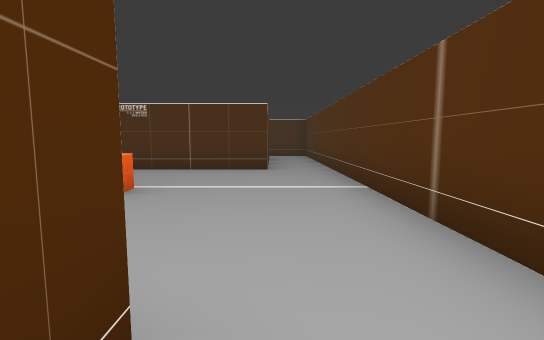
view 1 (above)

24 first-person views from a walk through a scene from a Unity 3-D project. The camera is 1.4 m above the floor, tilts 6° down and sees 85° across. The floor is counted in squares, 2 m on a side. Each view is taken from the middle of a square. On the plan, view 1 faces up. The plan holds only what a view shows up to about 10 squares ahead; the rest is blank. The place goes on beyond the plan. The player character is not drawn. Some animated figures are not drawn.

view 2
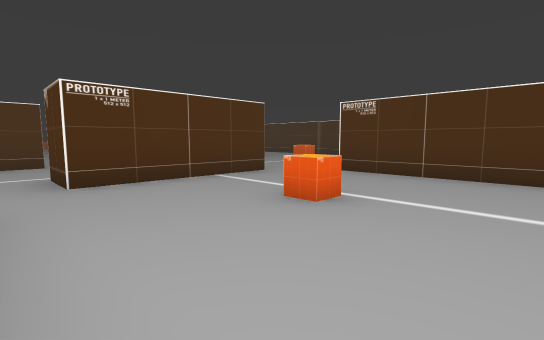

view 3
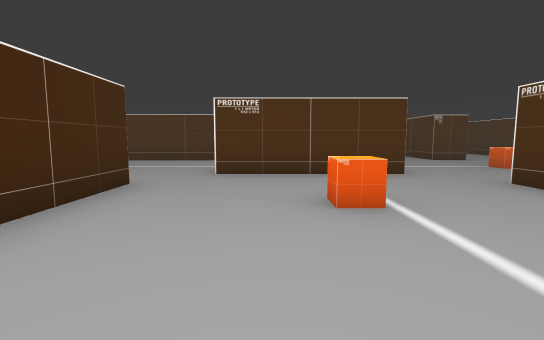

view 4
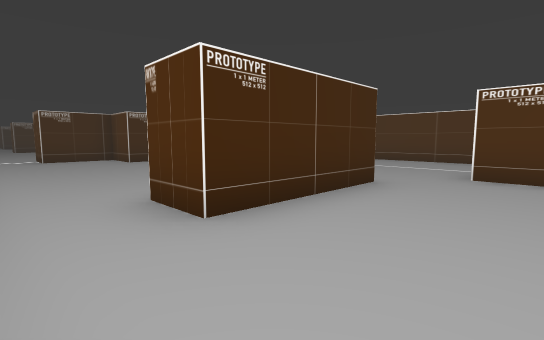

view 5
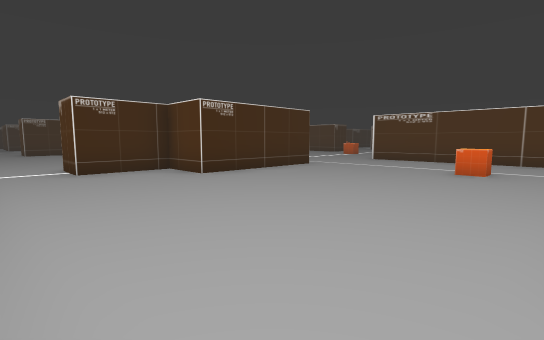

view 6
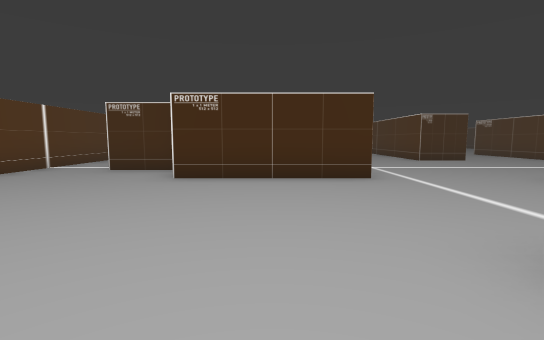

view 7
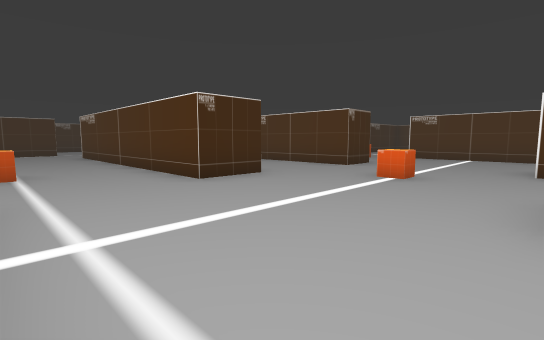

view 8
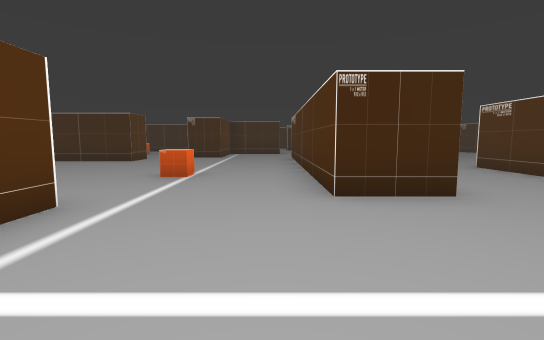

view 9
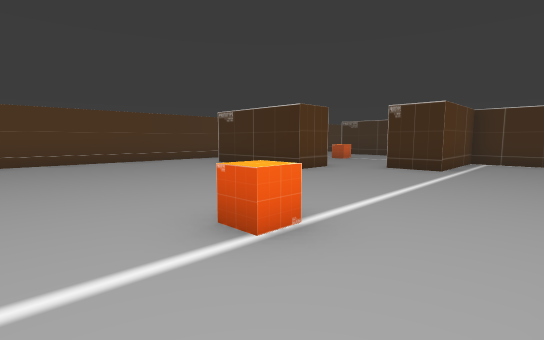

view 10
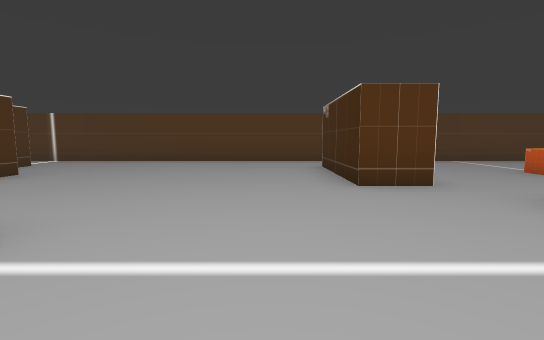

view 11
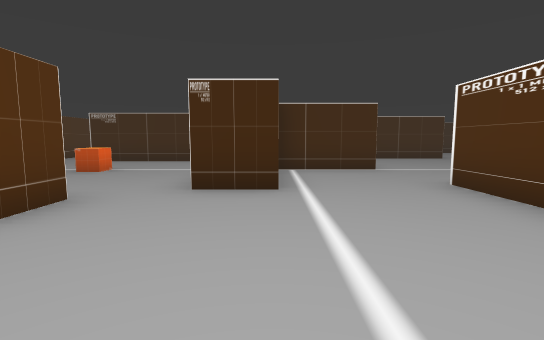

view 12
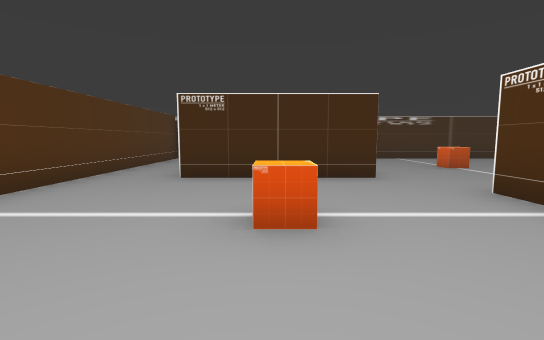

view 13
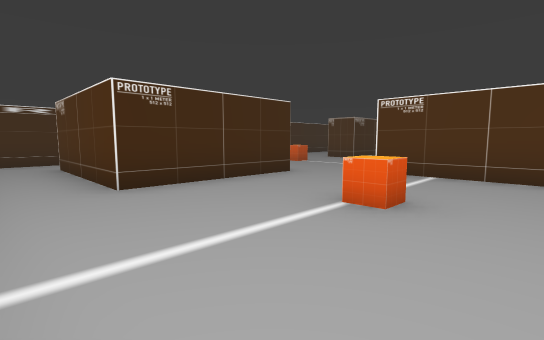

view 14
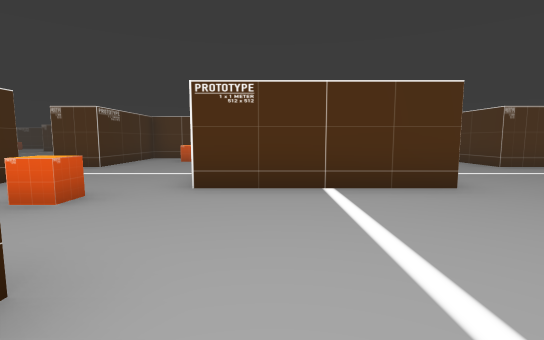

view 15
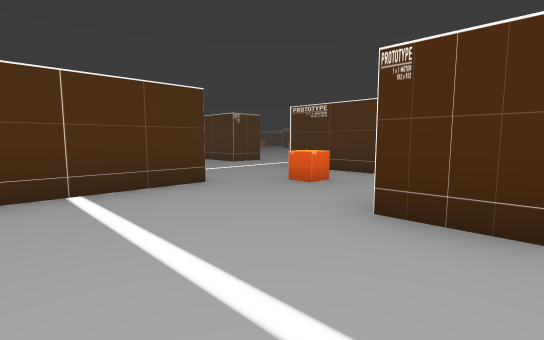

view 16
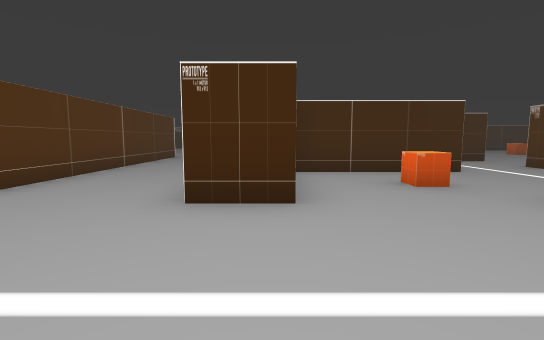

view 17
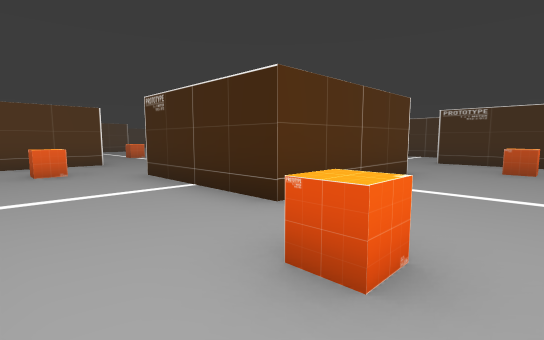

view 18
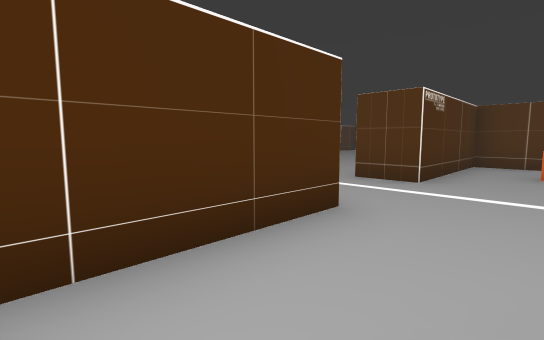

view 19
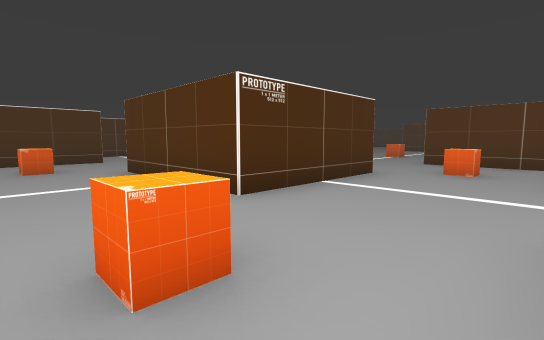

view 20
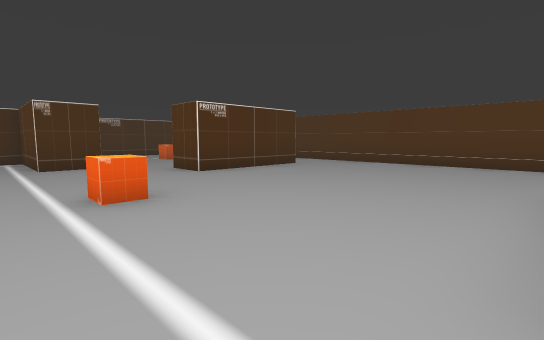

view 21
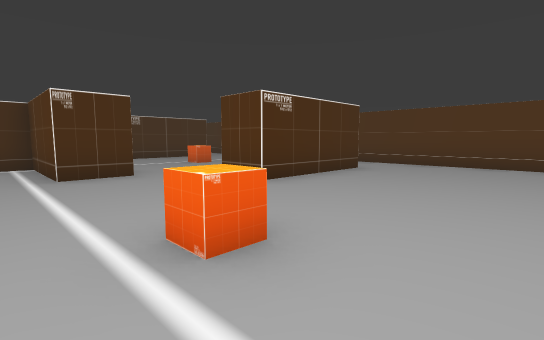

view 22
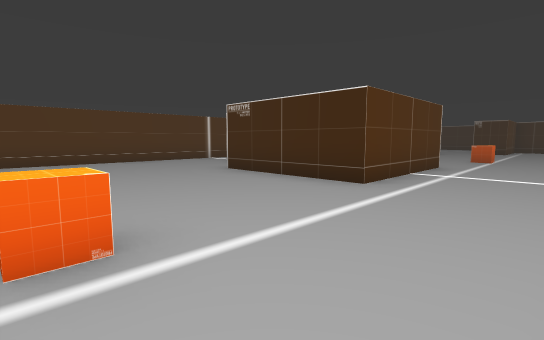

view 23
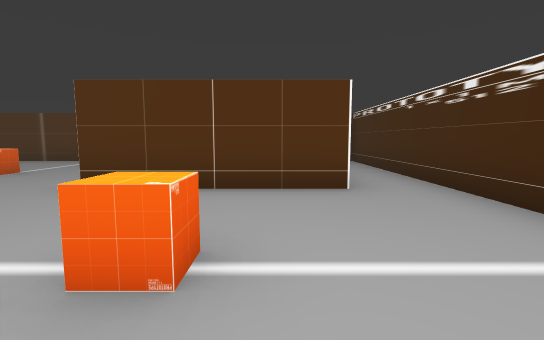

view 24
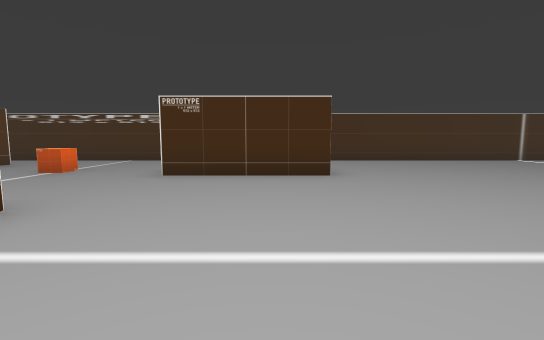

### Floor plan
Ten units are one square. View 1 is at (0, 0); x grows to the right and y downward. Boxes are objects, and circles mark ways between rooms. Rooms are numbered by the first view taken in them; rooms with no view inside come last. Other rooms are left out.
<svg viewBox="-236 -73 255 363">
<path fill="none" stroke="#000" d="M-36 -8 -4 -8 -4 4M0 -68 -38 -68M14 5 14 -65M-49 -58 -49 -19 -61 -19M-104 106 -88 106 -88 186M-58 101 -58 63 -22 63 -22 76 -4 76 -4 88 -8 88M-130 64 -143 64 -143 33 -180 33 -180 21M-143 128 -143 102 -131 102 -131 144M-21 101 -26 101M-103 154 -103 110M-172 63 -172 101 -207 101 -207 63 -172 63M-88 -22 -88 55M-61 181 -49 181M-181 133 -145 133M-36 175 -36 163 -4 163M-4 4 -36 4 -36 -8M-204 21 -204 33 -230 33M14 165 14 5M-231 133 -204 133 -204 145M-39 233 -4 233 -4 271M-49 191 -49 219M-35 285 14 285 14 165M-121 246 -89 246M-84 207 -61 207 -61 181M-103 171 -103 154M-198 285 -129 285M-208 163 -199 163M-75 285 -35 285M-39 271 -39 233"/>
<rect x="-25" y="-45" width="10" height="10" fill="#bbb"><title>other object</title></rect>
<rect x="-225" y="115" width="10" height="10" fill="#bbb"><title>other object</title></rect>
<rect x="-225" y="45" width="10" height="10" fill="#bbb"><title>other object</title></rect>
<rect x="-165" y="115" width="10" height="10" fill="#bbb"><title>other object</title></rect>
<rect x="-165" y="45" width="10" height="10" fill="#bbb"><title>other object</title></rect>
<rect x="-115" y="75" width="10" height="10" fill="#bbb"><title>other object</title></rect>
<rect x="-65" y="125" width="10" height="10" fill="#bbb"><title>other object</title></rect>
<rect x="-65" y="15" width="10" height="10" fill="#bbb"><title>other object</title></rect>
<rect x="-25" y="195" width="10" height="10" fill="#bbb"><title>other object</title></rect>
<rect x="-65" y="245" width="10" height="10" fill="#bbb"><title>other object</title></rect>
<circle cx="-45" cy="-10" r="3" fill="#2a7"/>
<circle cx="5" cy="0" r="3" fill="#2a7"/>
<circle cx="-40" cy="180" r="3" fill="#2a7"/>
<circle cx="-115" cy="145" r="3" fill="#2a7"/>
<circle cx="-195" cy="140" r="3" fill="#2a7"/>
<circle cx="-75" cy="180" r="3" fill="#2a7"/>
<circle cx="-30" cy="280" r="3" fill="#2a7"/>
<circle cx="-40" cy="223" r="3" fill="#2a7"/>
<text x="-10" y="-30">1</text>
<text x="-90" y="80">2</text>
<text x="-10" y="220">3</text>
<text x="-150" y="220">4</text>
</svg>
Room 1 opens to room 2. Room 2 opens to room 3. Room 2 opens to room 4. Room 3 opens to room 4.

Where each view was taken, in squares from view 1:
view 1: 0 up, 0 right, facing up
view 2: 1 up, 0 right, facing up-left
view 3: 3 up, 1 right, facing left
view 4: 3 up, 1 right, facing down-left
view 5: 1 down, 1 right, facing down-left
view 6: 1 down, 4 left, facing down
view 7: 6 down, 6 left, facing down-left
view 8: 7 down, 8 left, facing down
view 9: 11 down, 8 left, facing down-right
view 10: 15 down, 8 left, facing right
view 11: 14 down, 6 left, facing down
view 12: 18 down, 2 left, facing down
view 13: 19 down, 1 right, facing down-left
view 14: 9 down, 13 left, facing left
view 15: 9 down, 13 left, facing up-left
view 16: 7 down, 14 left, facing down
view 17: 4 down, 23 left, facing down-right
view 18: 5 down, 23 left, facing up-right
view 19: 13 down, 23 left, facing up-right
view 20: 6 down, 7 left, facing up-right
view 21: 4 down, 7 left, facing up-right
view 22: 2 down, 8 left, facing down-right
view 23: 26 down, 8 left, facing right
view 24: 19 down, 11 left, facing down
